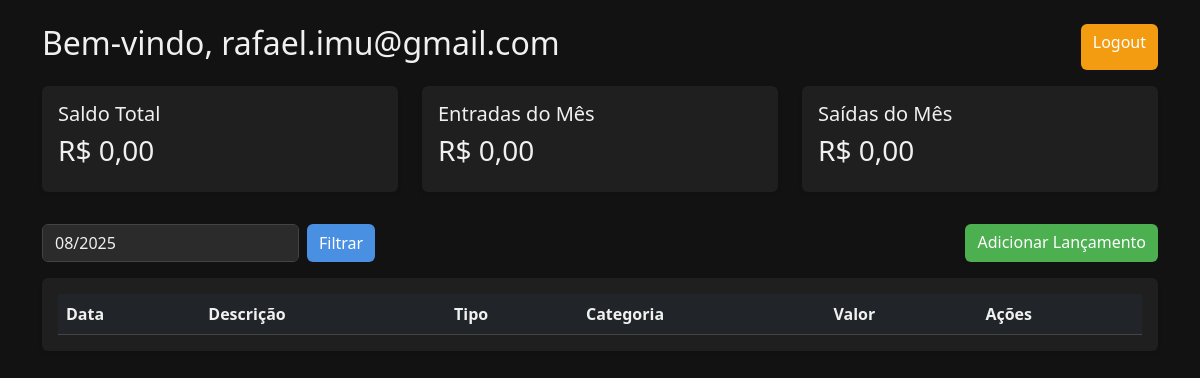
Page / (signed in) on the earlier database version.
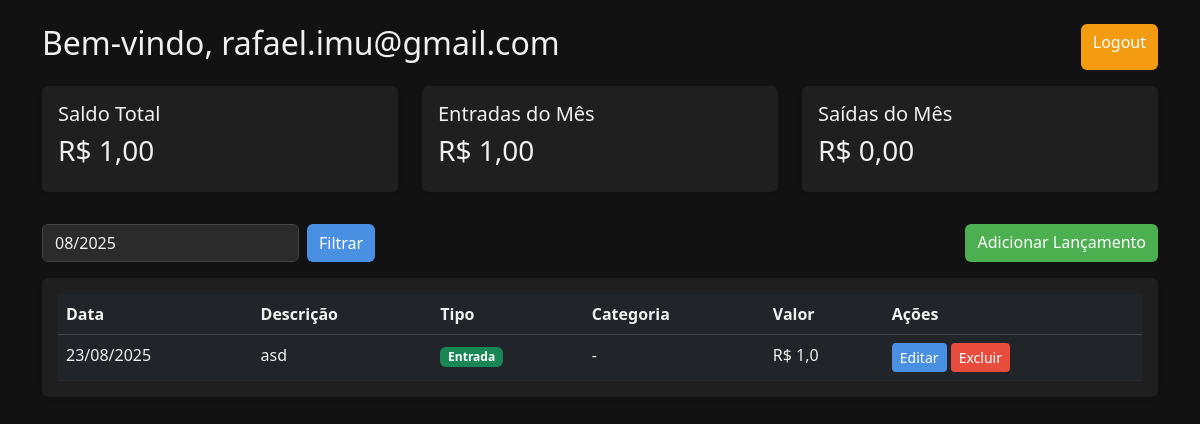
Same page on the later database version.
### tables this page shows
CREATE TABLE transacoes (
            id INTEGER PRIMARY KEY AUTOINCREMENT,
            descricao TEXT NOT NULL,
            data TEXT NOT NULL,
            valor REAL NOT NULL,
            tipo TEXT NOT NULL,
            categoria TEXT,
            usuario_id INTEGER NOT NULL,
            FOREIGN KEY(usuario_id) REFERENCES usuarios(id)
        );

### app.py (the view, shortened to what this page needs)
@app.route("/", methods=["GET", "POST"])
@login_required
def index():
    filtro_mes = datetime.today().strftime("%Y-%m")
    conn = sqlite3.connect("financeiro.db")
    cursor = conn.cursor()
    cursor.execute("SELECT * FROM transacoes WHERE usuario_id=? ORDER BY data ASC", (session["usuario_id"],))
    transacoes = cursor.fetchall()
    conn.close()
    saldo = sum([t[3] if t[4]=="entrada" else -t[3] for t in transacoes])
    entradas_mes = saidas_mes = 0
    transacoes_filtradas = []
    entradas_mes = 0
    saidas_mes = 0
    for t in transacoes:
        if t[2].startswith(filtro_mes):  # compara YYYY-MM
            data_formatada = datetime.strptime(t[2], "%Y-%m-%d").strftime("%d/%m/%Y")
            transacoes_filtradas.append((
                t[0],       # id
                t[1],       # descricao
                data_formatada,  # data formatada
                t[3],       # valor
                t[4],       # tipo
                t[5]        # categoria
            ))
            if t[4] == "entrada":
                entradas_mes += t[3]
            else:
                saidas_mes += t[3]
    return render_template(
        "index.html",
        transacoes=transacoes_filtradas,
        saldo=formatar(saldo),
        entradas_mes=formatar(entradas_mes),
        saidas_mes=formatar(saidas_mes),
        filtro_mes=f"{filtro_mes[5:7]}/{filtro_mes[0:4]}"
    )

### app.py (called while the page is built)
def formatar(valor):
    return f"{valor:,.2f}".replace(",", "X").replace(".", ",").replace("X", ".")

def login_required(view):
    @functools.wraps(view)
    def wrapped_view(**kwargs):
        if not session.get("usuario_id"):
            return redirect(url_for("login"))
        return view(**kwargs)
    return wrapped_view

### templates/index.html (shortened to what this page needs)
<!DOCTYPE html>
<html lang="pt-BR">
<head>
    <link href="https://cdn.jsdelivr.net/npm/bootstrap@5.3.3/dist/css/bootstrap.min.css" rel="stylesheet">
</head>
<body>
    <div class="container py-4">
        <div class="d-flex justify-content-between mb-3">
            <h2>Bem-vindo, {{ session['usuario'] }}</h2>
            <a href="{{ url_for('logout') }}" class="btn btn-warning">Logout</a>
        </div>
        <div class="row mb-4">
            <div class="col-md-4">
                <div class="card p-3 mb-2 shadow-sm">
                    <h5>Saldo Total</h5>
                    <h3>R$ {{ saldo }}</h3>
                </div>
            </div>
            <div class="col-md-4">
                <div class="card p-3 mb-2 shadow-sm">
                    <h5>Entradas do Mês</h5>
                    <h3>R$ {{ entradas_mes }}</h3>
                </div>
            </div>
            <div class="col-md-4">
                <div class="card p-3 mb-2 shadow-sm">
                    <h5>Saídas do Mês</h5>
                    <h3>R$ {{ saidas_mes }}</h3>
                </div>
            </div>
        </div>
        <div class="mb-3 d-flex justify-content-between">
            <form method="post" class="d-flex gap-2">
                <input type="text" name="mes" class="form-control" placeholder="MM/AAAA" value="{{ filtro_mes }}"
                    required>
                <button type="submit" class="btn btn-primary">Filtrar</button>
            </form>
            <a href="{{ url_for('adicionar') }}" class="btn btn-success">Adicionar Lançamento</a>
        </div>
        <div class="card p-3 shadow-sm">
            <table class="table table-dark table-hover mb-0">
                <thead>
                    <tr>
                        <th>Data</th>
                        <th>Descrição</th>
                        <th>Tipo</th>
                        <th>Categoria</th>
                        <th>Valor</th>
                        <th>Ações</th>
                    </tr>
                </thead>
                <tbody>
                    {% for t in transacoes %}
                    <tr>
                        <td>{{ t[2] }}</td>
                        <td>{{ t[1] }}</td>
                        <td>
                            {% if t[4] == 'entrada' %}
                            <span class="badge bg-success">Entrada</span>
                            {% else %}
                            <span class="badge bg-danger">Saída</span>
                            {% endif %}
                        </td>
                        <td>{{ t[5] if t[5] else '-' }}</td>
                        <td>R$ {{ t[3]|replace('.',',') }}</td>
                        <td>
                            <a href="{{ url_for('editar', id=t[0]) }}" class="btn btn-sm btn-primary">Editar</a>
                            <a href="{{ url_for('excluir', id=t[0]) }}" class="btn btn-sm btn-danger">Excluir</a>
                        </td>
                    </tr>
                    {% endfor %}
                </tbody>
            </table>
        </div>
    </div>
</body>
</html>

### templates/index.html (style rules this page uses)
body, h1, h2, h3, h4, h5, h6, p, label, span, a, th, td, input, select, option { color: #f0f0f0 !important; }
::placeholder { color: #aaa !important; }
a { color: #4a90e2; text-decoration: none; }
.badge { color: #fff !important; }
.btn { color: #fff !important; }
body { background-color: #121212; color: #f0f0f0; }
.card, .table { background-color: #1f1f1f; border: none; }
.table thead th { border-bottom: 1px solid #444; }
.table tbody td { border-bottom: 1px solid #2b2b2b; }
.btn-primary { background-color: #4a90e2; border: none; }
.btn-success { background-color: #4caf50; border: none; }
.btn-danger { background-color: #e74c3c; border: none; }
.btn-warning { background-color: #f39c12; border: none; color: #fff; }
.form-control { background-color: #2b2b2b; color: #f0f0f0; border: 1px solid #444; }

Differences in the rows shown:
added transacoes: data "23/08/2025", descricao "asd", tipo "Entrada", t "-", valor "1,0"
Other differences:
{{ saldo }}: "0,00" → "1,00"
{{ entradas_mes }}: "0,00" → "1,00"
